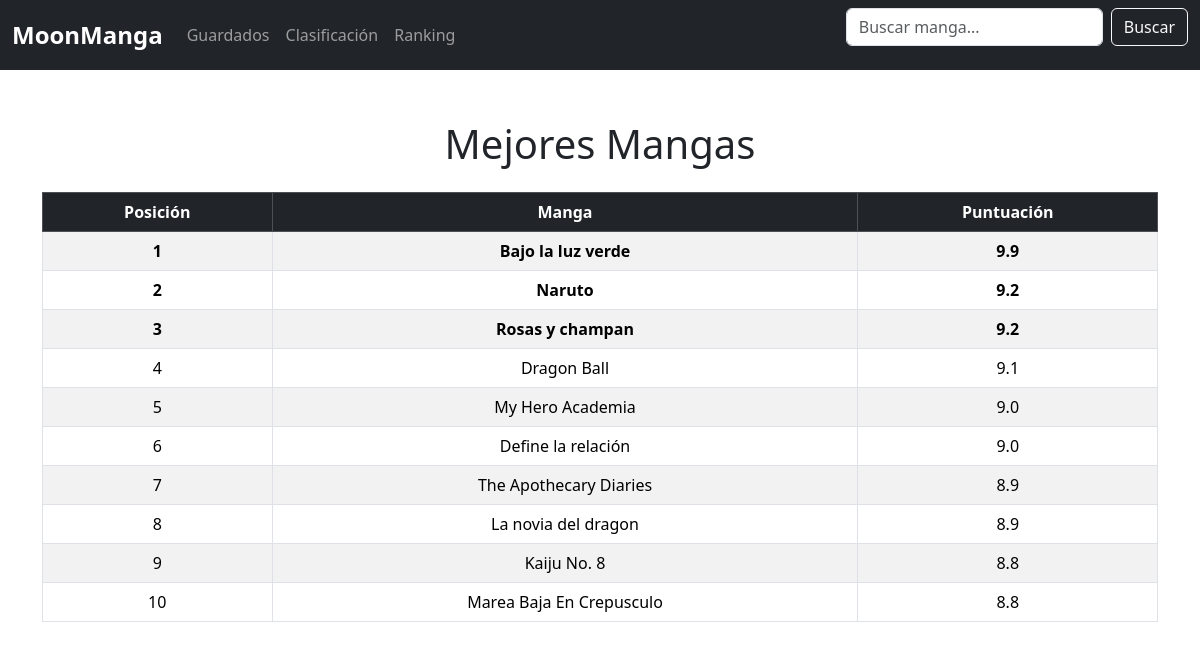
The page /MoonManga/ranking.php on the database its author committed.
### tables this page shows
CREATE TABLE `mangas` (
  `id` int(11) NOT NULL,
  `nombre` varchar(100) NOT NULL,
  `genero` varchar(50) DEFAULT NULL,
  `estado_emision` enum('emitiéndose','finalizado') DEFAULT 'emitiéndose',
  `portada` varchar(255) DEFAULT NULL,
  `descripcion` varchar(255) DEFAULT NULL,
  `estado_lectura` enum('pendiente','leyendo','completado') DEFAULT 'pendiente',
  `puntuacion` decimal(3,1) DEFAULT 0.0
);

### MoonManga/ranking.php (the view, shortened to what this page needs)
<?php
include 'conexion.php';
include 'nav.php';
$sql = "SELECT nombre, puntuacion FROM mangas ORDER BY puntuacion DESC LIMIT 10";
$resultado = $conexion->query($sql);
?>
<!DOCTYPE html>
<html lang="es">
<head>
<link href="https://cdn.jsdelivr.net/npm/bootstrap@5.3.2/dist/css/bootstrap.min.css" rel="stylesheet">
</head>
<body>
    <div class="espacio">
  <br><br><br>
</div>
<div class="container mt-5">
    <h1 class="text-center mb-4">Mejores Mangas </h1>
    <table class="table table-bordered table-striped text-center">
        <thead class="table-dark">
            <tr>
                <th>Posición</th>
                <th>Manga</th>
                <th>Puntuación</th>
            </tr>
        </thead>
        <tbody>
            <?php
            if ($resultado->num_rows > 0) {
                $pos = 1;
                while($fila = $resultado->fetch_assoc()) {
                    $clase = '';
                    if ($pos == 1) $clase = 'primer-lugar';
                    elseif ($pos == 2) $clase = 'segundo-lugar';
                    elseif ($pos == 3) $clase = 'tercer-lugar';
                    echo "<tr class='$clase'>
                            <td>{$pos}</td>
                            <td>{$fila['nombre']}</td>
                            <td>{$fila['puntuacion']}</td>
                          </tr>";
                    $pos++;
                }
            } else {
                echo "<tr><td colspan='3'>No hay mangas registrados</td></tr>";
            }
            ?>
        </tbody>
    </table>
</div>
</body>
</html>

### MoonManga/ranking.php (style rules this page uses)
.primer-lugar { background-color: #ffd700; font-weight: bold; }
.segundo-lugar { background-color: #c0c0c0; font-weight: bold; }
.tercer-lugar { background-color: #cd7f32; font-weight: bold; color: white; }

### rows shown on the page
mangas: nombre "Bajo la luz verde", puntuacion "9.9"
mangas: nombre "Naruto", puntuacion "9.2"
mangas: nombre "Rosas y champan", puntuacion "9.2"
mangas: nombre "Dragon Ball", puntuacion "9.1"
mangas: nombre "My Hero Academia", puntuacion "9.0"
mangas: nombre "Define la relación", puntuacion "9.0"
mangas: nombre "The Apothecary Diaries", puntuacion "8.9"
mangas: nombre "La novia del dragon", puntuacion "8.9"
mangas: nombre "Kaiju No. 8", puntuacion "8.8"
mangas: nombre "Marea Baja En Crepusculo", puntuacion "8.8"
